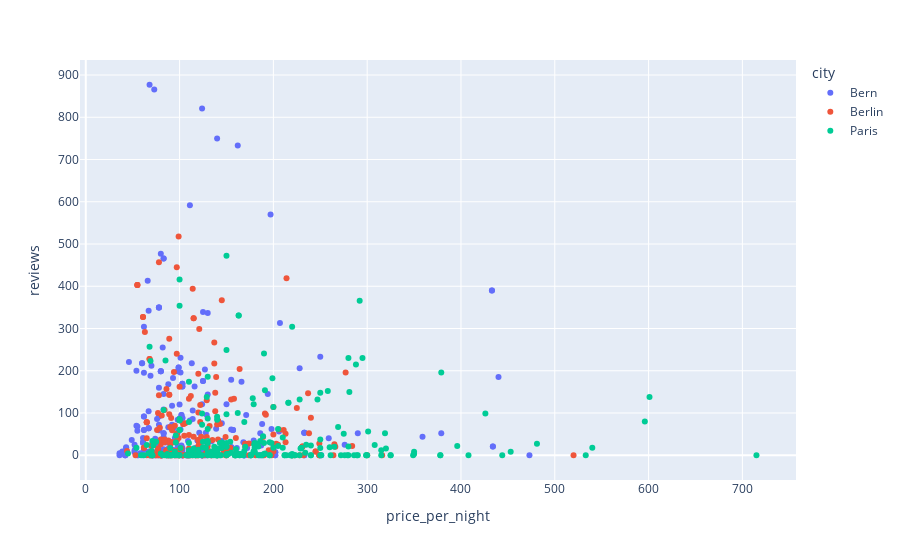

The notebook cell this image was saved under:
### Code cell
px.scatter(
    data_frame=airbnb_data,
    x="price_per_night",
    y="reviews",
    hover_data=["city", "rating", "category"],
    color="city",
)

### Figure 1 — Plotly figure (JSON) as saved in the notebook; plotly's stock layout.template omitted (floating-point values rounded to 4 significant figures; data arrays with more than 128 entries replaced by an {"elided": "..."} marker saying what was removed)
{"data": [{"customdata": {"elided": "252x3 mixed values"}, "hovertemplate": "city=%{customdata[0]}<br>price_per_night=%{x}<br>reviews=%{y}<br>rating=%{customdata[1]}<br>category=%{customdata[2]}<extra></extra>", "legendgroup": "Bern", "marker": {"color": "#636efa", "symbol": "circle"}, "mode": "markers", "name": "Bern", "orientation": "v", "showlegend": true, "type": "scatter", "x": {"elided": "252 int values"}, "xaxis": "x", "y": {"elided": "252 int values"}, "yaxis": "y"}, {"customdata": {"elided": "252x3 mixed values"}, "hovertemplate": "city=%{customdata[0]}<br>price_per_night=%{x}<br>reviews=%{y}<br>rating=%{customdata[1]}<br>category=%{customdata[2]}<extra></extra>", "legendgroup": "Berlin", "marker": {"color": "#EF553B", "symbol": "circle"}, "mode": "markers", "name": "Berlin", "orientation": "v", "showlegend": true, "type": "scatter", "x": {"elided": "252 int values"}, "xaxis": "x", "y": {"elided": "252 int values"}, "yaxis": "y"}, {"customdata": {"elided": "252x3 mixed values"}, "hovertemplate": "city=%{customdata[0]}<br>price_per_night=%{x}<br>reviews=%{y}<br>rating=%{customdata[1]}<br>category=%{customdata[2]}<extra></extra>", "legendgroup": "Paris", "marker": {"color": "#00cc96", "symbol": "circle"}, "mode": "markers", "name": "Paris", "orientation": "v", "showlegend": true, "type": "scatter", "x": {"elided": "252 int values"}, "xaxis": "x", "y": {"elided": "252 int values"}, "yaxis": "y"}], "layout": {"legend": {"title": {"text": "city"}, "tracegroupgap": 0}, "margin": {"t": 60}, "xaxis": {"anchor": "y", "domain": [0, 1], "title": {"text": "price_per_night"}}, "yaxis": {"anchor": "x", "domain": [0, 1], "title": {"text": "reviews"}}}}
